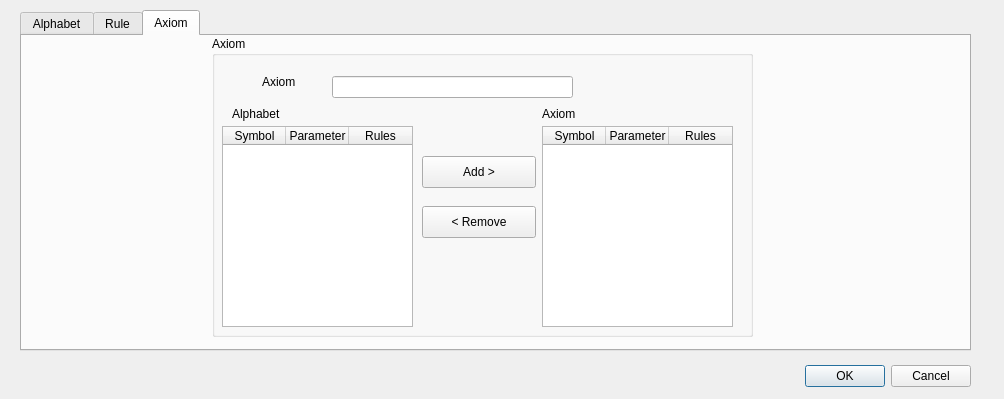
<?xml version="1.0" encoding="UTF-8"?>
<ui version="4.0">
 <class>PLSysCreator</class>
 <widget class="QDialog" name="PLSysCreator">
  <property name="geometry">
   <rect>
    <x>0</x>
    <y>0</y>
    <width>1004</width>
    <height>399</height>
   </rect>
  </property>
  <property name="windowTitle">
   <string>Dialog</string>
  </property>
  <widget class="QDialogButtonBox" name="buttonBox">
   <property name="geometry">
    <rect>
     <x>630</x>
     <y>360</y>
     <width>341</width>
     <height>32</height>
    </rect>
   </property>
   <property name="orientation">
    <enum>Qt::Horizontal</enum>
   </property>
   <property name="standardButtons">
    <set>QDialogButtonBox::Cancel|QDialogButtonBox::Ok</set>
   </property>
  </widget>
  <widget class="QTabWidget" name="tabWidget">
   <property name="geometry">
    <rect>
     <x>20</x>
     <y>10</y>
     <width>951</width>
     <height>341</height>
    </rect>
   </property>
   <property name="toolTip">
    <string>&lt;html&gt;&lt;head/&gt;&lt;body&gt;&lt;p&gt;&lt;br/&gt;&lt;/p&gt;&lt;/body&gt;&lt;/html&gt;</string>
   </property>
   <property name="currentIndex">
    <number>2</number>
   </property>
   <widget class="QWidget" name="tab">
    <attribute name="title">
     <string>Alphabet</string>
    </attribute>
    <widget class="QGroupBox" name="groupBoxDisplay">
     <property name="geometry">
      <rect>
       <x>240</x>
       <y>0</y>
       <width>471</width>
       <height>251</height>
      </rect>
     </property>
     <property name="title">
      <string>Display symbol</string>
     </property>
     <widget class="QLabel" name="labelRule">
      <property name="geometry">
       <rect>
        <x>20</x>
        <y>100</y>
        <width>81</width>
        <height>31</height>
       </rect>
      </property>
      <property name="text">
       <string>Rules</string>
      </property>
     </widget>
     <widget class="QPushButton" name="pushButtonEditSymbol">
      <property name="geometry">
       <rect>
        <x>370</x>
        <y>40</y>
        <width>61</width>
        <height>31</height>
       </rect>
      </property>
      <property name="text">
       <string>Edit...</string>
      </property>
     </widget>
     <widget class="QLabel" name="labelSymbol">
      <property name="geometry">
       <rect>
        <x>21</x>
        <y>39</y>
        <width>81</width>
        <height>31</height>
       </rect>
      </property>
      <property name="text">
       <string>Symbol</string>
      </property>
     </widget>
     <widget class="QPushButton" name="pushButtonEditRule">
      <property name="geometry">
       <rect>
        <x>370</x>
        <y>180</y>
        <width>61</width>
        <height>31</height>
       </rect>
      </property>
      <property name="text">
       <string>Edit...</string>
      </property>
     </widget>
     <widget class="QListView" name="listViewRules">
      <property name="geometry">
       <rect>
        <x>100</x>
        <y>100</y>
        <width>251</width>
        <height>111</height>
       </rect>
      </property>
     </widget>
     <widget class="QLineEdit" name="lineEditSymbol">
      <property name="geometry">
       <rect>
        <x>100</x>
        <y>40</y>
        <width>251</width>
        <height>31</height>
       </rect>
      </property>
     </widget>
    </widget>
    <widget class="QPushButton" name="pushButtonAddRule">
     <property name="geometry">
      <rect>
       <x>130</x>
       <y>220</y>
       <width>91</width>
       <height>31</height>
      </rect>
     </property>
     <property name="text">
      <string>Add Rule</string>
     </property>
    </widget>
    <widget class="QPushButton" name="pushButtonAddSymbol">
     <property name="geometry">
      <rect>
       <x>20</x>
       <y>220</y>
       <width>111</width>
       <height>31</height>
      </rect>
     </property>
     <property name="text">
      <string>Add Symbol</string>
     </property>
    </widget>
    <widget class="QLabel" name="labelAlphabet">
     <property name="geometry">
      <rect>
       <x>80</x>
       <y>0</y>
       <width>101</width>
       <height>16</height>
      </rect>
     </property>
     <property name="text">
      <string>Alphabet (rules)</string>
     </property>
    </widget>
    <widget class="QGroupBox" name="groupBox_2">
     <property name="geometry">
      <rect>
       <x>730</x>
       <y>0</y>
       <width>181</width>
       <height>251</height>
      </rect>
     </property>
     <property name="title">
      <string>Create symbol</string>
     </property>
     <widget class="QLabel" name="labelSymbolName">
      <property name="geometry">
       <rect>
        <x>21</x>
        <y>80</y>
        <width>81</width>
        <height>31</height>
       </rect>
      </property>
      <property name="text">
       <string>Name</string>
      </property>
     </widget>
     <widget class="QLabel" name="labelSymbolParameter">
      <property name="geometry">
       <rect>
        <x>20</x>
        <y>130</y>
        <width>81</width>
        <height>31</height>
       </rect>
      </property>
      <property name="text">
       <string>Parameter</string>
      </property>
     </widget>
     <widget class="QDoubleSpinBox" name="doubleSpinBox">
      <property name="geometry">
       <rect>
        <x>100</x>
        <y>130</y>
        <width>62</width>
        <height>25</height>
       </rect>
      </property>
     </widget>
     <widget class="QPushButton" name="pushButtonAddNewSymbol">
      <property name="geometry">
       <rect>
        <x>100</x>
        <y>200</y>
        <width>51</width>
        <height>32</height>
       </rect>
      </property>
      <property name="text">
       <string>Add</string>
      </property>
     </widget>
     <widget class="QPushButton" name="pushButtonCancelSymbol">
      <property name="geometry">
       <rect>
        <x>10</x>
        <y>200</y>
        <width>81</width>
        <height>32</height>
       </rect>
      </property>
      <property name="text">
       <string>Cancel</string>
      </property>
     </widget>
     <widget class="QLineEdit" name="lineEditSymbolName">
      <property name="geometry">
       <rect>
        <x>100</x>
        <y>90</y>
        <width>61</width>
        <height>22</height>
       </rect>
      </property>
     </widget>
    </widget>
    <widget class="QTableWidget" name="tableWidget">
     <property name="geometry">
      <rect>
       <x>30</x>
       <y>20</y>
       <width>191</width>
       <height>201</height>
      </rect>
     </property>
     <property name="columnCount">
      <number>3</number>
     </property>
     <attribute name="horizontalHeaderDefaultSectionSize">
      <number>63</number>
     </attribute>
     <column>
      <property name="text">
       <string>Symbol</string>
      </property>
     </column>
     <column>
      <property name="text">
       <string>Parameter</string>
      </property>
     </column>
     <column>
      <property name="text">
       <string>Rules</string>
      </property>
     </column>
    </widget>
   </widget>
   <widget class="QWidget" name="tab_2">
    <attribute name="title">
     <string>Rule</string>
    </attribute>
    <widget class="QPushButton" name="pushButtonCancelRule">
     <property name="geometry">
      <rect>
       <x>660</x>
       <y>270</y>
       <width>114</width>
       <height>32</height>
      </rect>
     </property>
     <property name="text">
      <string>Remove</string>
     </property>
    </widget>
    <widget class="QPushButton" name="pushButtonAddNewRule">
     <property name="geometry">
      <rect>
       <x>770</x>
       <y>270</y>
       <width>114</width>
       <height>32</height>
      </rect>
     </property>
     <property name="text">
      <string>Add</string>
     </property>
    </widget>
    <widget class="QGroupBox" name="groupBox_3">
     <property name="geometry">
      <rect>
       <x>430</x>
       <y>0</y>
       <width>491</width>
       <height>261</height>
      </rect>
     </property>
     <property name="title">
      <string>Successor</string>
     </property>
     <widget class="QLabel" name="label_7">
      <property name="geometry">
       <rect>
        <x>30</x>
        <y>40</y>
        <width>62</width>
        <height>16</height>
       </rect>
      </property>
      <property name="text">
       <string/>
      </property>
     </widget>
     <widget class="QPushButton" name="pushButtonRemoveTo">
      <property name="geometry">
       <rect>
        <x>190</x>
        <y>140</y>
        <width>91</width>
        <height>32</height>
       </rect>
      </property>
      <property name="text">
       <string>&lt; Remove</string>
      </property>
     </widget>
     <widget class="QPushButton" name="pushButtonAddFrom">
      <property name="geometry">
       <rect>
        <x>190</x>
        <y>110</y>
        <width>91</width>
        <height>32</height>
       </rect>
      </property>
      <property name="text">
       <string>Add &gt;</string>
      </property>
     </widget>
     <widget class="QLabel" name="label_8">
      <property name="geometry">
       <rect>
        <x>280</x>
        <y>30</y>
        <width>62</width>
        <height>16</height>
       </rect>
      </property>
      <property name="text">
       <string>Result</string>
      </property>
     </widget>
     <widget class="QLabel" name="label_9">
      <property name="geometry">
       <rect>
        <x>10</x>
        <y>30</y>
        <width>62</width>
        <height>16</height>
       </rect>
      </property>
      <property name="text">
       <string>Symbol</string>
      </property>
     </widget>
     <widget class="QListView" name="listViewFrom">
      <property name="geometry">
       <rect>
        <x>10</x>
        <y>50</y>
        <width>181</width>
        <height>201</height>
       </rect>
      </property>
     </widget>
     <widget class="QListView" name="listViewTo">
      <property name="geometry">
       <rect>
        <x>280</x>
        <y>50</y>
        <width>181</width>
        <height>201</height>
       </rect>
      </property>
      <property name="gridSize">
       <size>
        <width>0</width>
        <height>0</height>
       </size>
      </property>
      <property name="viewMode">
       <enum>QListView::ListMode</enum>
      </property>
     </widget>
    </widget>
    <widget class="QGroupBox" name="groupBox_4">
     <property name="geometry">
      <rect>
       <x>210</x>
       <y>0</y>
       <width>211</width>
       <height>261</height>
      </rect>
     </property>
     <property name="title">
      <string>Condition</string>
     </property>
     <widget class="QPushButton" name="pushButtonEq">
      <property name="geometry">
       <rect>
        <x>20</x>
        <y>70</y>
        <width>114</width>
        <height>32</height>
       </rect>
      </property>
      <property name="text">
       <string>==</string>
      </property>
     </widget>
     <widget class="QPushButton" name="pushButtonInfEq">
      <property name="geometry">
       <rect>
        <x>20</x>
        <y>100</y>
        <width>114</width>
        <height>32</height>
       </rect>
      </property>
      <property name="text">
       <string>=&lt;</string>
      </property>
     </widget>
     <widget class="QPushButton" name="pushButtonInf">
      <property name="geometry">
       <rect>
        <x>20</x>
        <y>190</y>
        <width>114</width>
        <height>32</height>
       </rect>
      </property>
      <property name="text">
       <string>&gt;</string>
      </property>
     </widget>
     <widget class="QPushButton" name="pushButtonSup">
      <property name="geometry">
       <rect>
        <x>20</x>
        <y>160</y>
        <width>114</width>
        <height>32</height>
       </rect>
      </property>
      <property name="text">
       <string>&lt;</string>
      </property>
     </widget>
     <widget class="QPushButton" name="pushButtonSupEq">
      <property name="geometry">
       <rect>
        <x>20</x>
        <y>130</y>
        <width>114</width>
        <height>32</height>
       </rect>
      </property>
      <property name="text">
       <string>&gt;=</string>
      </property>
     </widget>
     <widget class="QSpinBox" name="spinBoxValueComp">
      <property name="geometry">
       <rect>
        <x>150</x>
        <y>130</y>
        <width>57</width>
        <height>25</height>
       </rect>
      </property>
     </widget>
     <widget class="QLabel" name="labelValue">
      <property name="geometry">
       <rect>
        <x>150</x>
        <y>110</y>
        <width>62</width>
        <height>16</height>
       </rect>
      </property>
      <property name="text">
       <string>Value</string>
      </property>
     </widget>
     <widget class="QLabel" name="labelComparator">
      <property name="geometry">
       <rect>
        <x>40</x>
        <y>40</y>
        <width>81</width>
        <height>16</height>
       </rect>
      </property>
      <property name="text">
       <string>Comparator</string>
      </property>
     </widget>
    </widget>
    <widget class="QGroupBox" name="groupBox_5">
     <property name="geometry">
      <rect>
       <x>0</x>
       <y>0</y>
       <width>201</width>
       <height>261</height>
      </rect>
     </property>
     <property name="title">
      <string>Predecessor</string>
     </property>
     <widget class="QLabel" name="labelSymbols">
      <property name="geometry">
       <rect>
        <x>10</x>
        <y>30</y>
        <width>62</width>
        <height>16</height>
       </rect>
      </property>
      <property name="text">
       <string>Symbol</string>
      </property>
     </widget>
     <widget class="QListView" name="listViewSymbols">
      <property name="geometry">
       <rect>
        <x>10</x>
        <y>50</y>
        <width>181</width>
        <height>201</height>
       </rect>
      </property>
     </widget>
    </widget>
   </widget>
   <widget class="QWidget" name="tab_3">
    <attribute name="title">
     <string>Axiom</string>
    </attribute>
    <widget class="QGroupBox" name="groupBox">
     <property name="geometry">
      <rect>
       <x>190</x>
       <y>0</y>
       <width>541</width>
       <height>301</height>
      </rect>
     </property>
     <property name="title">
      <string>Axiom</string>
     </property>
     <widget class="QLabel" name="labelAxiom">
      <property name="geometry">
       <rect>
        <x>50</x>
        <y>30</y>
        <width>41</width>
        <height>31</height>
       </rect>
      </property>
      <property name="text">
       <string>Axiom</string>
      </property>
     </widget>
     <widget class="QLabel" name="labelAxiomList">
      <property name="geometry">
       <rect>
        <x>330</x>
        <y>70</y>
        <width>101</width>
        <height>16</height>
       </rect>
      </property>
      <property name="text">
       <string>Axiom</string>
      </property>
     </widget>
     <widget class="QLabel" name="labelAlphabetList">
      <property name="geometry">
       <rect>
        <x>20</x>
        <y>70</y>
        <width>101</width>
        <height>16</height>
       </rect>
      </property>
      <property name="text">
       <string>Alphabet</string>
      </property>
     </widget>
     <widget class="QPushButton" name="pushButtonAddAxiom">
      <property name="geometry">
       <rect>
        <x>210</x>
        <y>120</y>
        <width>114</width>
        <height>32</height>
       </rect>
      </property>
      <property name="text">
       <string>Add &gt;</string>
      </property>
     </widget>
     <widget class="QPushButton" name="pushButtonRemoveAxiom">
      <property name="geometry">
       <rect>
        <x>210</x>
        <y>170</y>
        <width>114</width>
        <height>32</height>
       </rect>
      </property>
      <property name="text">
       <string>&lt; Remove</string>
      </property>
     </widget>
     <widget class="QLineEdit" name="lineEditAxiom">
      <property name="geometry">
       <rect>
        <x>120</x>
        <y>40</y>
        <width>241</width>
        <height>22</height>
       </rect>
      </property>
     </widget>
     <widget class="QTableWidget" name="tableWidgetAxiom_2">
      <property name="geometry">
       <rect>
        <x>10</x>
        <y>90</y>
        <width>191</width>
        <height>201</height>
       </rect>
      </property>
      <property name="columnCount">
       <number>3</number>
      </property>
      <attribute name="horizontalHeaderDefaultSectionSize">
       <number>63</number>
      </attribute>
      <column>
       <property name="text">
        <string>Symbol</string>
       </property>
      </column>
      <column>
       <property name="text">
        <string>Parameter</string>
       </property>
      </column>
      <column>
       <property name="text">
        <string>Rules</string>
       </property>
      </column>
     </widget>
     <widget class="QTableWidget" name="tableWidgetAxiom">
      <property name="geometry">
       <rect>
        <x>330</x>
        <y>90</y>
        <width>191</width>
        <height>201</height>
       </rect>
      </property>
      <property name="columnCount">
       <number>3</number>
      </property>
      <attribute name="horizontalHeaderDefaultSectionSize">
       <number>63</number>
      </attribute>
      <column>
       <property name="text">
        <string>Symbol</string>
       </property>
      </column>
      <column>
       <property name="text">
        <string>Parameter</string>
       </property>
      </column>
      <column>
       <property name="text">
        <string>Rules</string>
       </property>
      </column>
     </widget>
    </widget>
   </widget>
  </widget>
 </widget>
 <resources/>
 <connections>
  <connection>
   <sender>buttonBox</sender>
   <signal>accepted()</signal>
   <receiver>PLSysCreator</receiver>
   <slot>accept()</slot>
   <hints>
    <hint type="sourcelabel">
     <x>848</x>
     <y>374</y>
    </hint>
    <hint type="destinationlabel">
     <x>157</x>
     <y>274</y>
    </hint>
   </hints>
  </connection>
  <connection>
   <sender>buttonBox</sender>
   <signal>rejected()</signal>
   <receiver>PLSysCreator</receiver>
   <slot>reject()</slot>
   <hints>
    <hint type="sourcelabel">
     <x>916</x>
     <y>380</y>
    </hint>
    <hint type="destinationlabel">
     <x>286</x>
     <y>274</y>
    </hint>
   </hints>
  </connection>
 </connections>
</ui>
